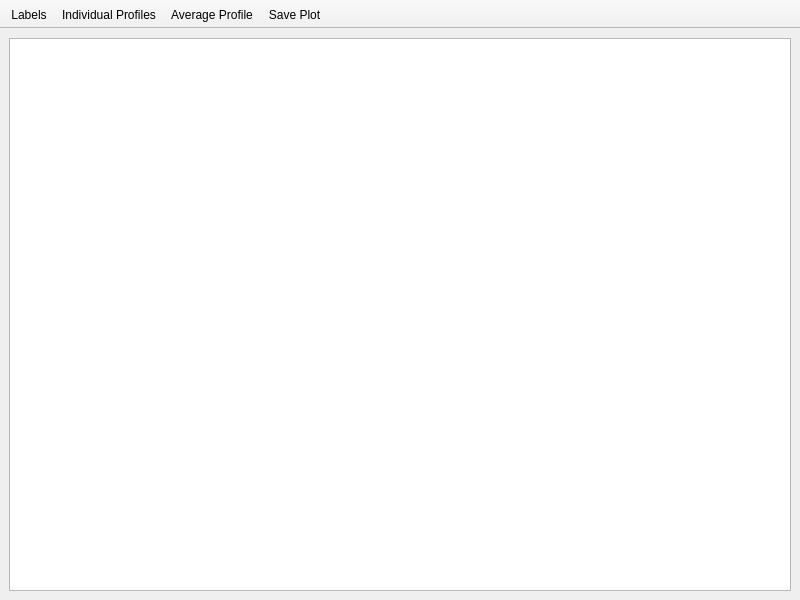
<?xml version="1.0" encoding="UTF-8"?>
<ui version="4.0">
 <class>ProfileWindow</class>
 <widget class="QMainWindow" name="ProfileWindow">
  <property name="geometry">
   <rect>
    <x>0</x>
    <y>0</y>
    <width>800</width>
    <height>600</height>
   </rect>
  </property>
  <property name="windowTitle">
   <string>Profile View</string>
  </property>
  <property name="windowIcon">
   <iconset resource="../resources/index.qrc">
    <normaloff>:/appicon</normaloff>:/appicon</iconset>
  </property>
  <widget class="QWidget" name="centralwidget">
   <layout class="QHBoxLayout" name="horizontalLayout">
    <item>
     <widget class="QtCharts::QChartView" name="chartView"/>
    </item>
   </layout>
  </widget>
  <widget class="QToolBar" name="toolBar">
   <property name="windowTitle">
    <string>toolBar</string>
   </property>
   <property name="movable">
    <bool>false</bool>
   </property>
   <attribute name="toolBarArea">
    <enum>TopToolBarArea</enum>
   </attribute>
   <attribute name="toolBarBreak">
    <bool>false</bool>
   </attribute>
   <addaction name="actionShowLabels"/>
   <addaction name="actionShowIndividual"/>
   <addaction name="actionShowAverage"/>
   <addaction name="actionSavePlot"/>
  </widget>
  <action name="actionShowAverage">
   <property name="checkable">
    <bool>true</bool>
   </property>
   <property name="icon">
    <iconset resource="../resources/icons-custom/index.qrc">
     <normaloff>:/icons/show-average.svg</normaloff>:/icons/show-average.svg</iconset>
   </property>
   <property name="text">
    <string>Average Profile</string>
   </property>
   <property name="shortcut">
    <string>A</string>
   </property>
  </action>
  <action name="actionShowIndividual">
   <property name="checkable">
    <bool>true</bool>
   </property>
   <property name="icon">
    <iconset resource="../resources/icons-custom/index.qrc">
     <normaloff>:/icons/show-individual.svg</normaloff>:/icons/show-individual.svg</iconset>
   </property>
   <property name="text">
    <string>Individual Profiles</string>
   </property>
   <property name="shortcut">
    <string>I</string>
   </property>
  </action>
  <action name="actionSavePlot">
   <property name="icon">
    <iconset theme="camera-photo">
     <normaloff>.</normaloff>.</iconset>
   </property>
   <property name="text">
    <string>Save Plot</string>
   </property>
   <property name="shortcut">
    <string>Print</string>
   </property>
  </action>
  <action name="actionShowLabels">
   <property name="checkable">
    <bool>true</bool>
   </property>
   <property name="icon">
    <iconset resource="../resources/icons-custom/index.qrc">
     <normaloff>:/icons/show-labels.svg</normaloff>:/icons/show-labels.svg</iconset>
   </property>
   <property name="text">
    <string>Labels</string>
   </property>
   <property name="toolTip">
    <string>Show Sample Labels</string>
   </property>
   <property name="shortcut">
    <string>L</string>
   </property>
  </action>
 </widget>
 <customwidgets>
  <customwidget>
   <class>QtCharts::QChartView</class>
   <extends>QGraphicsView</extends>
   <header location="global">QChartView</header>
  </customwidget>
 </customwidgets>
 <resources>
  <include location="../resources/index.qrc"/>
  <include location="../resources/icons-custom/index.qrc"/>
 </resources>
 <connections/>
</ui>
